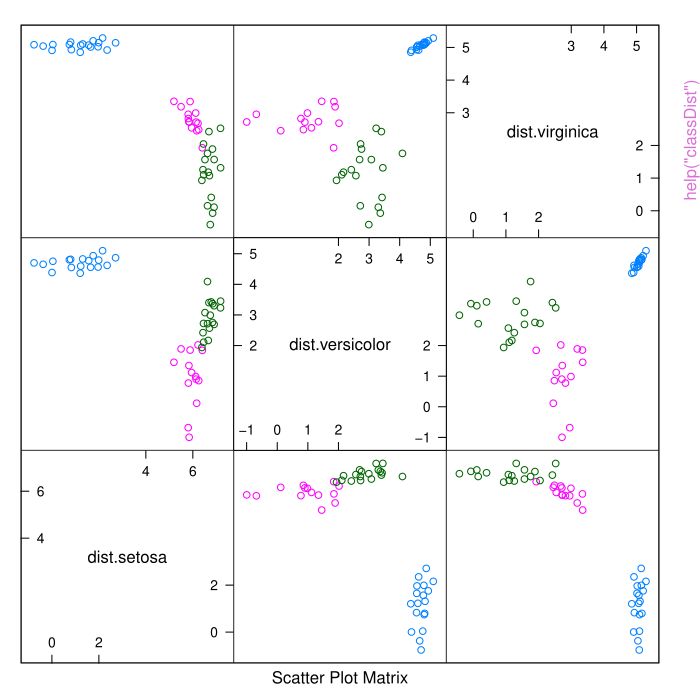

Recreate this plot in R.
pkgname <- "caret"
source(file.path(R.home("share"), "R", "examples-header.R"))
options(warn = 1)
library('caret')

base::assign(".oldSearch", base::search(), pos = 'CheckExEnv')
cleanEx()
nameEx("BoxCoxTrans")
### * BoxCoxTrans

flush(stderr()); flush(stdout())

### Name: BoxCoxTrans.default
### Title: Box-Cox and Exponential Transformations
### Aliases: BoxCoxTrans.default BoxCoxTrans predict.BoxCoxTrans
###   expoTrans.default expoTrans predict.expoTrans
### Keywords: utilities

### ** Examples

data(BloodBrain)

ratio <- exp(logBBB)
bc <- BoxCoxTrans(ratio)
bc

predict(bc, ratio[1:5])

ratio[5] <- NA
bc2 <- BoxCoxTrans(ratio, bbbDescr$tpsa, na.rm = TRUE)
bc2

manly <- expoTrans(ratio)
manly





cleanEx()
nameEx("as.table.confusionMatrix")
### * as.table.confusionMatrix

flush(stderr()); flush(stdout())

### Name: as.table.confusionMatrix
### Title: Save Confusion Table Results
### Aliases: as.table.confusionMatrix as.matrix.confusionMatrix
### Keywords: utilities

### ** Examples

###################
## 2 class example

lvs <- c("normal", "abnormal")
truth <- factor(rep(lvs, times = c(86, 258)),
                levels = rev(lvs))
pred <- factor(
               c(
                 rep(lvs, times = c(54, 32)),
                 rep(lvs, times = c(27, 231))),               
               levels = rev(lvs))

xtab <- table(pred, truth)

results <- confusionMatrix(xtab)
as.table(results)
as.matrix(results)
as.matrix(results, what = "overall")
as.matrix(results, what = "classes")
  
###################
## 3 class example

xtab <- confusionMatrix(iris$Species, sample(iris$Species))
as.matrix(xtab)



cleanEx()
nameEx("avNNet")
### * avNNet

flush(stderr()); flush(stdout())

### Name: avNNet.default
### Title: Neural Networks Using Model Averaging
### Aliases: avNNet.default predict.avNNet avNNet.formula avNNet
### Keywords: neural

### ** Examples

data(BloodBrain)
## Not run: 
##D modelFit <- avNNet(bbbDescr, logBBB, size = 5, linout = TRUE, trace = FALSE)
##D modelFit
##D 
##D predict(modelFit, bbbDescr)
## End(Not run)



cleanEx()
nameEx("bag")
### * bag

flush(stderr()); flush(stdout())

### Name: bag.default
### Title: A General Framework For Bagging
### Aliases: bag.default bag bagControl predict.bag ldaBag plsBag nbBag
###   ctreeBag svmBag nnetBag
### Keywords: models

### ** Examples

## A simple example of bagging conditional inference regression trees:
data(BloodBrain)

## treebag <- bag(bbbDescr, logBBB, B = 10,
##                bagControl = bagControl(fit = ctreeBag$fit,
##                                        predict = ctreeBag$pred,
##                                        aggregate = ctreeBag$aggregate))




## An example of pooling posterior probabilities to generate class predictions
data(mdrr)

## remove some zero variance predictors and linear dependencies
mdrrDescr <- mdrrDescr[, -nearZeroVar(mdrrDescr)]
mdrrDescr <- mdrrDescr[, -findCorrelation(cor(mdrrDescr), .95)]

## basicLDA <- train(mdrrDescr, mdrrClass, "lda")

## bagLDA2 <- train(mdrrDescr, mdrrClass, 
##                  "bag", 
##                  B = 10, 
##                  bagControl = bagControl(fit = ldaBag$fit,
##                                          predict = ldaBag$pred,
##                                          aggregate = ldaBag$aggregate),
##                  tuneGrid = data.frame(vars = c((1:10)*10 , ncol(mdrrDescr))))



cleanEx()
nameEx("bagEarth")
### * bagEarth

flush(stderr()); flush(stdout())

### Name: bagEarth
### Title: Bagged Earth
### Aliases: bagEarth print.bagEarth bagEarth.default bagEarth.formula
### Keywords: regression

### ** Examples

## Not run: 
##D library(mda)
##D library(earth)
##D data(trees)
##D fit1 <- earth(trees[,-3], trees[,3])
##D fit2 <- bagEarth(trees[,-3], trees[,3], B = 10)
## End(Not run)



cleanEx()
nameEx("bagFDA")
### * bagFDA

flush(stderr()); flush(stdout())

### Name: bagFDA
### Title: Bagged FDA
### Aliases: bagFDA print.bagFDA bagFDA.default bagFDA.formula
### Keywords: regression

### ** Examples

library(mlbench)
library(earth)
data(Glass)

set.seed(36)
inTrain <- sample(1:dim(Glass)[1], 150)

trainData <- Glass[ inTrain, ]
testData  <- Glass[-inTrain, ]


baggedFit <- bagFDA(Type ~ ., trainData)
confusionMatrix(predict(baggedFit, testData[, -10]),
                testData[, 10])




cleanEx()
nameEx("calibration")
### * calibration

flush(stderr()); flush(stdout())

### Name: calibration
### Title: Probability Calibration Plot
### Aliases: calibration calibration.formula calibration.default
###   xyplot.calibration panel.calibration
### Keywords: hplot

### ** Examples

## Not run: 
##D data(mdrr)
##D mdrrDescr <- mdrrDescr[, -nearZeroVar(mdrrDescr)]
##D mdrrDescr <- mdrrDescr[, -findCorrelation(cor(mdrrDescr), .5)]
##D 
##D 
##D inTrain <- createDataPartition(mdrrClass)
##D trainX <- mdrrDescr[inTrain[[1]], ]
##D trainY <- mdrrClass[inTrain[[1]]]
##D testX <- mdrrDescr[-inTrain[[1]], ]
##D testY <- mdrrClass[-inTrain[[1]]]
##D 
##D library(MASS)
##D 
##D ldaFit <- lda(trainX, trainY)
##D qdaFit <- qda(trainX, trainY)
##D 
##D testProbs <- data.frame(obs = testY,
##D                         lda = predict(ldaFit, testX)$posterior[,1],
##D                         qda = predict(qdaFit, testX)$posterior[,1])
##D 
##D calibration(obs ~ lda + qda, data = testProbs)
##D 
##D calPlotData <- calibration(obs ~ lda + qda, data = testProbs)
##D calPlotData
##D 
##D xyplot(calPlotData, auto.key = list(columns = 2))
## End(Not run)



cleanEx()
nameEx("classDist")
### * classDist

flush(stderr()); flush(stdout())

### Name: classDist
### Title: Compute and predict the distances to class centroids
### Aliases: classDist.default classDist predict.classDist
### Keywords: manip

### ** Examples

trainSet <- sample(1:150, 100)

distData <- classDist(iris[trainSet, 1:4], 
                      iris$Species[trainSet])

newDist <- predict(distData,
                   iris[-trainSet, 1:4])

splom(newDist, groups = iris$Species[-trainSet])



cleanEx()
nameEx("confusionMatrix")
### * confusionMatrix

flush(stderr()); flush(stdout())

### Name: confusionMatrix
### Title: Create a confusion matrix
### Aliases: confusionMatrix.table confusionMatrix.default confusionMatrix
### Keywords: utilities

### ** Examples

###################
## 2 class example

lvs <- c("normal", "abnormal")
truth <- factor(rep(lvs, times = c(86, 258)),
                levels = rev(lvs))
pred <- factor(
               c(
                 rep(lvs, times = c(54, 32)),
                 rep(lvs, times = c(27, 231))),               
               levels = rev(lvs))

xtab <- table(pred, truth)

confusionMatrix(xtab)
confusionMatrix(pred, truth)
confusionMatrix(xtab, prevalence = 0.25)   

###################
## 3 class example

confusionMatrix(iris$Species, sample(iris$Species))

newPrior <- c(.05, .8, .15)
names(newPrior) <- levels(iris$Species)

confusionMatrix(iris$Species, sample(iris$Species))




cleanEx()
nameEx("confusionMatrix.train")
### * confusionMatrix.train

flush(stderr()); flush(stdout())

### Name: confusionMatrix.train
### Title: Estimate a Resampled Confusion Matrix
### Aliases: confusionMatrix.train confusionMatrix.rfe confusionMatrix.sbf
### Keywords: utilities

### ** Examples


data(iris)
TrainData <- iris[,1:4]
TrainClasses <- iris[,5]

knnFit <- train(TrainData, TrainClasses,
                method = "knn",
                preProcess = c("center", "scale"),
                tuneLength = 10,
                trControl = trainControl(method = "cv"))
confusionMatrix(knnFit)
confusionMatrix(knnFit, "average")
confusionMatrix(knnFit, "none")




cleanEx()
nameEx("createDataPartition")
### * createDataPartition

flush(stderr()); flush(stdout())

### Name: createDataPartition
### Title: Data Splitting functions
### Aliases: createDataPartition createResample createFolds
###   createMultiFolds createTimeSlices
### Keywords: utilities

### ** Examples

data(oil)
createDataPartition(oilType, 2)

x <- rgamma(50, 3, .5)
inA <- createDataPartition(x, list = FALSE)

plot(density(x[inA]))
rug(x[inA])

points(density(x[-inA]), type = "l", col = 4)
rug(x[-inA], col = 4)

createResample(oilType, 2)

createFolds(oilType, 10)
createFolds(oilType, 5, FALSE)

createFolds(rnorm(21))

createTimeSlices(1:9, 5, 1, fixedWindow = FALSE)
createTimeSlices(1:9, 5, 1, fixedWindow = TRUE)
createTimeSlices(1:9, 5, 3, fixedWindow = TRUE)
createTimeSlices(1:9, 5, 3, fixedWindow = FALSE)

createTimeSlices(1:15, 5, 3)
createTimeSlices(1:15, 5, 3, skip = 2)
createTimeSlices(1:15, 5, 3, skip = 3)



cleanEx()
nameEx("diff.resamples")
### * diff.resamples

flush(stderr()); flush(stdout())

### Name: diff.resamples
### Title: Inferential Assessments About Model Performance
### Aliases: diff.resamples summary.diff.resamples compare_models
### Keywords: models

### ** Examples

## Not run: 
##D #load(url("http://topepo.github.io/caret/exampleModels.RData"))
##D 
##D resamps <- resamples(list(CART = rpartFit,
##D                           CondInfTree = ctreeFit,
##D                           MARS = earthFit))
##D 
##D difs <- diff(resamps)
##D 
##D difs
##D 
##D summary(difs)
##D 
##D compare_models(rpartFit, ctreeFit)
## End(Not run)



cleanEx()
nameEx("dotplot.varImp.train")
### * dotplot.varImp.train

flush(stderr()); flush(stdout())

### Name: dotPlot
### Title: Create a dotplot of variable importance values
### Aliases: dotPlot
### Keywords: hplot

### ** Examples


data(iris)
TrainData <- iris[,1:4]
TrainClasses <- iris[,5]

knnFit <- train(TrainData, TrainClasses, "knn")

knnImp <- varImp(knnFit)

dotPlot(knnImp)




cleanEx()
nameEx("downSample")
### * downSample

flush(stderr()); flush(stdout())

### Name: downSample
### Title: Down- and Up-Sampling Imbalanced Data
### Aliases: downSample upSample
### Keywords: utilities

### ** Examples

## A ridiculous example...
data(oil)
table(oilType)
downSample(fattyAcids, oilType)

upSample(fattyAcids, oilType)




cleanEx()
nameEx("dummyVars")
### * dummyVars

flush(stderr()); flush(stdout())

### Name: dummyVars
### Title: Create A Full Set of Dummy Variables
### Aliases: dummyVars dummyVars.default predict.dummyVars contr.dummy
###   contr.ltfr class2ind
### Keywords: models

### ** Examples


when <- data.frame(time = c("afternoon", "night", "afternoon",
                            "morning", "morning", "morning",
                            "morning", "afternoon", "afternoon"),
                   day = c("Mon", "Mon", "Mon",
                           "Wed", "Wed", "Fri",
                           "Sat", "Sat", "Fri"))

levels(when$time) <- list(morning="morning",
                          afternoon="afternoon",
                          night="night")
levels(when$day) <- list(Mon="Mon", Tue="Tue", Wed="Wed", Thu="Thu",
                         Fri="Fri", Sat="Sat", Sun="Sun")

## Default behavior:
model.matrix(~day, when)

mainEffects <- dummyVars(~ day + time, data = when)
mainEffects
predict(mainEffects, when[1:3,])

when2 <- when
when2[1, 1] <- NA
predict(mainEffects, when2[1:3,])
predict(mainEffects, when2[1:3,], na.action = na.omit)


interactionModel <- dummyVars(~ day + time + day:time,
                              data = when,
                              sep = ".")
predict(interactionModel, when[1:3,])

noNames <- dummyVars(~ day + time + day:time,
                     data = when,
                     levelsOnly = TRUE)
predict(noNames, when)



cleanEx()
nameEx("extractPrediction")
### * extractPrediction

flush(stderr()); flush(stdout())

### Name: predict.train
### Title: Extract predictions and class probabilities from train objects
### Aliases: predict.list predict.train extractPrediction extractProb
### Keywords: manip

### ** Examples

   ## Not run: 
##D 
##D knnFit <- train(Species ~ ., data = iris, method = "knn", 
##D                 trControl = trainControl(method = "cv"))
##D 
##D rdaFit <- train(Species ~ ., data = iris, method = "rda", 
##D                 trControl = trainControl(method = "cv"))
##D 
##D predict(knnFit)
##D predict(knnFit, type = "prob")
##D 
##D bothModels <- list(knn = knnFit,
##D                    tree = rdaFit)
##D 
##D predict(bothModels)
##D 
##D extractPrediction(bothModels, testX = iris[1:10, -5])
##D extractProb(bothModels, testX = iris[1:10, -5])
##D   
## End(Not run)



cleanEx()
nameEx("featurePlot")
### * featurePlot

flush(stderr()); flush(stdout())

### Name: featurePlot
### Title: Wrapper for Lattice Plotting of Predictor Variables
### Aliases: featurePlot
### Keywords: hplot

### ** Examples

x <- matrix(rnorm(50*5),ncol=5)
y <- factor(rep(c("A", "B"),  25))

trellis.par.set(theme = col.whitebg(), warn = FALSE)
featurePlot(x, y, "ellipse")
featurePlot(x, y, "strip", jitter = TRUE)
featurePlot(x, y, "box")
featurePlot(x, y, "pairs")



cleanEx()
nameEx("filterVarImp")
### * filterVarImp

flush(stderr()); flush(stdout())

### Name: filterVarImp
### Title: Calculation of filter-based variable importance
### Aliases: filterVarImp
### Keywords: models

### ** Examples

data(mdrr)
filterVarImp(mdrrDescr[, 1:5], mdrrClass)

data(BloodBrain)

filterVarImp(bbbDescr[, 1:5], logBBB, nonpara = FALSE)
apply(bbbDescr[, 1:5],
      2,
      function(x, y) summary(lm(y~x))$coefficients[2,3],
      y = logBBB)

filterVarImp(bbbDescr[, 1:5], logBBB, nonpara = TRUE)



cleanEx()
nameEx("findCorrelation")
### * findCorrelation

flush(stderr()); flush(stdout())

### Name: findCorrelation
### Title: Determine highly correlated variables
### Aliases: findCorrelation
### Keywords: manip

### ** Examples

R1 <- structure(c(1, 0.86, 0.56, 0.32, 0.85, 0.86, 1, 0.01, 0.74, 0.32, 
                  0.56, 0.01, 1, 0.65, 0.91, 0.32, 0.74, 0.65, 1, 0.36,
                  0.85, 0.32, 0.91, 0.36, 1), 
                .Dim = c(5L, 5L))
colnames(R1) <- rownames(R1) <- paste0("x", 1:ncol(R1))
R1

findCorrelation(R1, cutoff = .6, exact = FALSE)
findCorrelation(R1, cutoff = .6, exact = TRUE)
findCorrelation(R1, cutoff = .6, exact = TRUE, names = FALSE)


R2 <- diag(rep(1, 5))
R2[2, 3] <- R2[3, 2] <- .7
R2[5, 3] <- R2[3, 5] <- -.7
R2[4, 1] <- R2[1, 4] <- -.67

corrDF <- expand.grid(row = 1:5, col = 1:5)
corrDF$correlation <- as.vector(R2)
levelplot(correlation ~ row + col, corrDF)

findCorrelation(R2, cutoff = .65, verbose = TRUE)

findCorrelation(R2, cutoff = .99, verbose = TRUE)



cleanEx()
nameEx("findLinearCombos")
### * findLinearCombos

flush(stderr()); flush(stdout())

### Name: findLinearCombos
### Title: Determine linear combinations in a matrix
### Aliases: findLinearCombos
### Keywords: manip

### ** Examples

testData1 <- matrix(0, nrow=20, ncol=8)
testData1[,1] <- 1
testData1[,2] <- round(rnorm(20), 1)
testData1[,3] <- round(rnorm(20), 1)
testData1[,4] <- round(rnorm(20), 1)
testData1[,5] <- 0.5 * testData1[,2] - 0.25 * testData1[,3] - 0.25 * testData1[,4]
testData1[1:4,6] <- 1
testData1[5:10,7] <- 1
testData1[11:20,8] <- 1

findLinearCombos(testData1)

testData2 <- matrix(0, nrow=6, ncol=6)
testData2[,1] <- c(1, 1, 1, 1, 1, 1)
testData2[,2] <- c(1, 1, 1, 0, 0, 0)
testData2[,3] <- c(0, 0, 0, 1, 1, 1)
testData2[,4] <- c(1, 0, 0, 1, 0, 0)
testData2[,5] <- c(0, 1, 0, 0, 1, 0)
testData2[,6] <- c(0, 0, 1, 0, 0, 1)

findLinearCombos(testData2)



cleanEx()
nameEx("format.bagEarth")
### * format.bagEarth

flush(stderr()); flush(stdout())

### Name: format.bagEarth
### Title: Format 'bagEarth' objects
### Aliases: format.bagEarth
### Keywords: models

### ** Examples

a <- bagEarth(Volume ~ ., data = trees, B= 3)
format(a)

# yields:
# (
#   31.61075 
#   +  6.587273 * pmax(0,  Girth -   14.2) 
#   -  3.229363 * pmax(0,   14.2 -  Girth) 
#   - 0.3167140 * pmax(0,     79 - Height) 
#   +
#    22.80225 
#   +  5.309866 * pmax(0,  Girth -     12) 
#   -  2.378658 * pmax(0,     12 -  Girth) 
#   +  0.793045 * pmax(0, Height -     80) 
#   - 0.3411915 * pmax(0,     80 - Height) 
#   +
#    31.39772 
#   +   6.18193 * pmax(0,  Girth -   14.2) 
#   -  3.660456 * pmax(0,   14.2 -  Girth) 
#   + 0.6489774 * pmax(0, Height -     80) 
# )/3




cleanEx()
nameEx("ga_functions")
### * ga_functions

flush(stderr()); flush(stdout())

### Name: gafs_initial
### Title: Ancillary genetic algorithm functions
### Aliases: gafs_initial gafs_lrSelection gafs_rwSelection
###   gafs_tourSelection gafs_uCrossover gafs_spCrossover gafs_raMutation
###   caretGA rfGA treebagGA

### ** Examples

pop <- gafs_initial(vars = 10, popSize = 10)
pop

gafs_lrSelection(population = pop, fitness = 1:10)

gafs_spCrossover(population = pop, fitness = 1:10, parents = 1:2)


## Not run: 
##D ## Hypothetical examples
##D lda_ga <- gafs(x = predictors,
##D                y = classes,
##D                gafsControl = gafsControl(functions = caretGA),
##D                ## now pass arguments to `train`
##D                method = "lda",
##D                metric = "Accuracy"
##D                trControl = trainControl(method = "cv", classProbs = TRUE))
##D 
##D rf_ga <- gafs(x = predictors,
##D               y = classes,
##D               gafsControl = gafsControl(functions = rfGA),
##D               ## these are arguments to `randomForest`
##D               ntree = 1000,
##D               importance = TRUE)
##D 	
## End(Not run)




cleanEx()
nameEx("gafs.default")
### * gafs.default

flush(stderr()); flush(stdout())

### Name: gafs.default
### Title: Genetic algorithm feature selection
### Aliases: gafs.default gafs
### Keywords: models

### ** Examples

## Not run: 
##D set.seed(1)
##D train_data <- twoClassSim(100, noiseVars = 10)
##D test_data  <- twoClassSim(10,  noiseVars = 10)
##D 
##D ## A short example 
##D ctrl <- gafsControl(functions = rfGA, 
##D                     method = "cv",
##D                     number = 3)
##D 
##D rf_search <- gafs(x = train_data[, -ncol(train_data)],
##D                   y = train_data$Class,
##D                   iters = 3,
##D                   gafsControl = ctrl)
##D 
##D rf_search  
##D   
## End(Not run)



cleanEx()
nameEx("icr")
### * icr

flush(stderr()); flush(stdout())

### Name: icr.formula
### Title: Independent Component Regression
### Aliases: icr.formula icr.default icr predict.icr
### Keywords: multivariate

### ** Examples

data(BloodBrain)

icrFit <- icr(bbbDescr, logBBB, n.comp = 5)

icrFit

predict(icrFit, bbbDescr[1:5,])






cleanEx()
nameEx("index2vec")
### * index2vec

flush(stderr()); flush(stdout())

### Name: index2vec
### Title: Convert indicies to a binary vector
### Aliases: index2vec

### ** Examples

index2vec(x = 1:2, vars = 5)
index2vec(x = 1:2, vars = 5, sign = TRUE)



cleanEx()
nameEx("knn3")
### * knn3

flush(stderr()); flush(stdout())

### Name: knn3
### Title: k-Nearest Neighbour Classification
### Aliases: knn3 knn3.formula knn3.matrix knn3.data.frame knn3Train
### Keywords: multivariate

### ** Examples

irisFit1 <- knn3(Species ~ ., iris)

irisFit2 <- knn3(as.matrix(iris[, -5]), iris[,5])

data(iris3)
train <- rbind(iris3[1:25,,1], iris3[1:25,,2], iris3[1:25,,3])
test <- rbind(iris3[26:50,,1], iris3[26:50,,2], iris3[26:50,,3])
cl <- factor(c(rep("s",25), rep("c",25), rep("v",25)))
knn3Train(train, test, cl, k = 5, prob = TRUE) 



cleanEx()
nameEx("knnreg")
### * knnreg

flush(stderr()); flush(stdout())

### Name: knnreg
### Title: k-Nearest Neighbour Regression
### Aliases: knnreg knnregTrain knnreg.formula knnreg.default knnreg.matrix
###   knnreg.data.frame knnreg
### Keywords: multivariate

### ** Examples

data(BloodBrain)

inTrain <- createDataPartition(logBBB, p = .8)[[1]]

trainX <- bbbDescr[inTrain,]
trainY <- logBBB[inTrain]

testX <- bbbDescr[-inTrain,]
testY <- logBBB[-inTrain]

fit <- knnreg(trainX, trainY, k = 3)

plot(testY, predict(fit, testX))   



cleanEx()
nameEx("lattice")
### * lattice

flush(stderr()); flush(stdout())

### Name: histogram.train
### Title: Lattice functions for plotting resampling results
### Aliases: stripplot.train xyplot.train densityplot.train histogram.train
### Keywords: hplot

### ** Examples

## Not run: 
##D 
##D library(mlbench)
##D data(BostonHousing)
##D 
##D library(rpart)
##D rpartFit <- train(medv ~ .,
##D                   data = BostonHousing,
##D                   "rpart", 
##D                   tuneLength = 9,
##D                   trControl = trainControl(
##D                     method = "boot", 
##D                     returnResamp = "all"))
##D 
##D densityplot(rpartFit,
##D             adjust = 1.25)
##D 
##D xyplot(rpartFit,
##D        metric = "Rsquared",
##D        type = c("p", "a"))
##D 
##D stripplot(rpartFit,
##D           horizontal = FALSE,
##D           jitter = TRUE)
##D 
## End(Not run)



cleanEx()
nameEx("lattice.diff.resamples")
### * lattice.diff.resamples

flush(stderr()); flush(stdout())

### Name: dotplot.diff.resamples
### Title: Lattice Functions for Visualizing Resampling Differences
### Aliases: levelplot.diff.resamples densityplot.diff.resamples
###   bwplot.diff.resamples dotplot.diff.resamples
### Keywords: hplot

### ** Examples

## Not run: 
##D #load(url("http://topepo.github.io/caret/exampleModels.RData"))
##D 
##D resamps <- resamples(list(CART = rpartFit,
##D                           CondInfTree = ctreeFit,
##D                           MARS = earthFit))
##D difs <- diff(resamps)
##D 
##D dotplot(difs)
##D 
##D densityplot(difs,
##D             metric = "RMSE",
##D             auto.key = TRUE,
##D             pch = "|")
##D 
##D bwplot(difs,
##D        metric = "RMSE")
##D 
##D levelplot(difs, what = "differences")
##D 
## End(Not run)



cleanEx()
nameEx("lattice.resamples")
### * lattice.resamples

flush(stderr()); flush(stdout())

### Name: xyplot.resamples
### Title: Lattice Functions for Visualizing Resampling Results
### Aliases: xyplot.resamples densityplot.resamples bwplot.resamples
###   splom.resamples parallelplot.resamples dotplot.resamples
### Keywords: hplot

### ** Examples

## Not run: 
##D #load(url("http://topepo.github.io/caret/exampleModels.RData"))
##D 
##D resamps <- resamples(list(CART = rpartFit,
##D                           CondInfTree = ctreeFit,
##D                           MARS = earthFit))
##D 
##D dotplot(resamps, 
##D         scales =list(x = list(relation = "free")), 
##D         between = list(x = 2))
##D 
##D bwplot(resamps,
##D        metric = "RMSE")
##D 
##D densityplot(resamps,
##D             auto.key = list(columns = 3),
##D             pch = "|")
##D 
##D xyplot(resamps,
##D        models = c("CART", "MARS"),
##D        metric = "RMSE")
##D 
##D splom(resamps, metric = "RMSE")
##D splom(resamps, variables = "metrics")
##D 
##D parallelplot(resamps, metric = "RMSE")
##D 
##D 
## End(Not run)



cleanEx()
nameEx("lattice.rfe")
### * lattice.rfe

flush(stderr()); flush(stdout())

### Name: lattice.rfe
### Title: Lattice functions for plotting resampling results of recursive
###   feature selection
### Aliases: xyplot.rfe stripplot.rfe densityplot.rfe histogram.rfe
### Keywords: hplot

### ** Examples

## Not run: 
##D library(mlbench)
##D n <- 100
##D p <- 40
##D sigma <- 1
##D set.seed(1)
##D sim <- mlbench.friedman1(n, sd = sigma)
##D x <- cbind(sim$x,  matrix(rnorm(n * p), nrow = n))
##D y <- sim$y
##D colnames(x) <- paste("var", 1:ncol(x), sep = "")
##D 
##D normalization <- preProcess(x)
##D x <- predict(normalization, x)
##D x <- as.data.frame(x)
##D subsets <- c(10, 15, 20, 25)
##D 
##D ctrl <- rfeControl(
##D                    functions = lmFuncs,
##D                    method = "cv",
##D                    verbose = FALSE,
##D                    returnResamp = "all")
##D 
##D lmProfile <- rfe(x, y,
##D                  sizes = subsets,
##D                  rfeControl = ctrl)
##D xyplot(lmProfile)
##D stripplot(lmProfile)
##D 
##D histogram(lmProfile)
##D densityplot(lmProfile)
## End(Not run)



cleanEx()
nameEx("learning_curve")
### * learning_curve

flush(stderr()); flush(stdout())

### Name: learing_curve_dat
### Title: Create Data to Plot a Learning Curve
### Aliases: learing_curve_dat
### Keywords: models

### ** Examples

## Not run: 
##D set.seed(1412)
##D class_dat <- twoClassSim(1000)
##D 
##D set.seed(29510)
##D lda_data <- learing_curve_dat(dat = class_dat, 
##D                               outcome = "Class",
##D                               test_prop = 1/4, 
##D                               ## `train` arguments:
##D                               method = "lda", 
##D                               metric = "ROC",
##D                               trControl = trainControl(classProbs = TRUE, 
##D                                                        summaryFunction = twoClassSummary))
##D 
##D 
##D 
##D ggplot(lda_data, aes(x = Training_Size, y = ROC, color = Data)) + 
##D   geom_smooth(method = loess, span = .8) + 
##D   theme_bw()
##D  
## End(Not run)



cleanEx()
nameEx("lift")
### * lift

flush(stderr()); flush(stdout())

### Name: lift
### Title: Lift Plot
### Aliases: lift lift.formula lift.default xyplot.lift
### Keywords: hplot

### ** Examples

set.seed(1)
simulated <- data.frame(obs = factor(rep(letters[1:2], each = 100)),
                        perfect = sort(runif(200), decreasing = TRUE),
                        random = runif(200))

lift1 <- lift(obs ~ random, data = simulated)
lift1
xyplot(lift1)

lift2 <- lift(obs ~ random + perfect, data = simulated)
lift2
xyplot(lift2, auto.key = list(columns = 2))

xyplot(lift2, auto.key = list(columns = 2), value = c(10, 30))

xyplot(lift2, plot = "lift", auto.key = list(columns = 2))



cleanEx()
nameEx("maxDissim")
### * maxDissim

flush(stderr()); flush(stdout())

### Name: maxDissim
### Title: Maximum Dissimilarity Sampling
### Aliases: maxDissim minDiss sumDiss
### Keywords: utilities

### ** Examples


example <- function(pct = 1, obj = minDiss, ...)
{
  tmp <- matrix(rnorm(200 * 2), nrow = 200)

  ## start with 15 data points
  start <- sample(1:dim(tmp)[1], 15)
  base <- tmp[start,]
  pool <- tmp[-start,]
  
  ## select 9 for addition
  newSamp <- maxDissim(
                       base, pool, 
                       n = 9, 
                       randomFrac = pct, obj = obj, ...)
  
  allSamp <- c(start, newSamp)
  
  plot(
       tmp[-newSamp,], 
       xlim = extendrange(tmp[,1]), ylim = extendrange(tmp[,2]), 
       col = "darkgrey", 
       xlab = "variable 1", ylab = "variable 2")
  points(base, pch = 16, cex = .7)
  
  for(i in seq(along = newSamp))
    points(
           pool[newSamp[i],1], 
           pool[newSamp[i],2], 
           pch = paste(i), col = "darkred") 
}

par(mfrow=c(2,2))

set.seed(414)
example(1, minDiss)
title("No Random Sampling, Min Score")

set.seed(414)
example(.1, minDiss)
title("10 Pct Random Sampling, Min Score")

set.seed(414)
example(1, sumDiss)
title("No Random Sampling, Sum Score")

set.seed(414)
example(.1, sumDiss)
title("10 Pct Random Sampling, Sum Score")



graphics::par(get("par.postscript", pos = 'CheckExEnv'))
cleanEx()
nameEx("modelLookup")
### * modelLookup

flush(stderr()); flush(stdout())

### Name: modelLookup
### Title: Tools for Models Available in 'train'
### Aliases: modelLookup getModelInfo checkInstall
### Keywords: utilities

### ** Examples

modelLookup()
modelLookup("gbm")

getModelInfo("pls")
getModelInfo("^pls")
getModelInfo("pls", regex = FALSE)

## Not run: 
##D checkInstall(getModelInfo("pls")$library)
## End(Not run)



cleanEx()
nameEx("nearZeroVar")
### * nearZeroVar

flush(stderr()); flush(stdout())

### Name: nearZeroVar
### Title: Identification of near zero variance predictors
### Aliases: nearZeroVar nzv checkResamples checkConditionalX
### Keywords: utilities

### ** Examples

nearZeroVar(iris[, -5], saveMetrics = TRUE)

data(BloodBrain)
nearZeroVar(bbbDescr)


set.seed(1)
classes <- factor(rep(letters[1:3], each = 30))
x <- data.frame(x1 = rep(c(0, 1), 45),
                x2 = c(rep(0, 10), rep(1, 80)))

lapply(x, table, y = classes)
checkConditionalX(x, classes)

folds <- createFolds(classes, k = 3, returnTrain = TRUE)
x$x3 <- x$x1
x$x3[folds[[1]]] <- 0

checkResamples(folds, x, classes)





cleanEx()
nameEx("nullModel")
### * nullModel

flush(stderr()); flush(stdout())

### Name: nullModel
### Title: Fit a simple, non-informative model
### Aliases: nullModel nullModel.default predict.nullModel
### Keywords: models

### ** Examples

outcome <- factor(sample(letters[1:2], 
                         size = 100, 
                         prob = c(.1, .9), 
                         replace = TRUE))
useless <- nullModel(y = outcome)
useless
predict(useless, matrix(NA, nrow = 10))




cleanEx()
nameEx("panel.lift")
### * panel.lift

flush(stderr()); flush(stdout())

### Name: panel.lift2
### Title: Lattice Panel Functions for Lift Plots
### Aliases: panel.lift panel.lift2
### Keywords: hplot

### ** Examples

set.seed(1)
simulated <- data.frame(obs = factor(rep(letters[1:2], each = 100)),
                        perfect = sort(runif(200), decreasing = TRUE),
                        random = runif(200))

regionInfo <- trellis.par.get("reference.line")
regionInfo$col <- "lightblue"
trellis.par.set("reference.line", regionInfo)

lift2 <- lift(obs ~ random + perfect, data = simulated)
lift2
xyplot(lift2, auto.key = list(columns = 2))

## use a different panel function
xyplot(lift2, panel = panel.lift)



cleanEx()
nameEx("pcaNNet")
### * pcaNNet

flush(stderr()); flush(stdout())

### Name: pcaNNet.default
### Title: Neural Networks with a Principal Component Step
### Aliases: pcaNNet.default predict.pcaNNet pcaNNet.formula pcaNNet
### Keywords: neural

### ** Examples

data(BloodBrain)
modelFit <- pcaNNet(bbbDescr[, 1:10], logBBB, size = 5, linout = TRUE, trace = FALSE)
modelFit

predict(modelFit, bbbDescr[, 1:10])



cleanEx()
nameEx("plot.gafs")
### * plot.gafs

flush(stderr()); flush(stdout())

### Name: plot.gafs
### Title: Plot Method for the gafs and safs Classes
### Aliases: plot.safs plot.gafs
### Keywords: hplot

### ** Examples

## Not run: 
##D set.seed(1)
##D train_data <- twoClassSim(100, noiseVars = 10)
##D test_data  <- twoClassSim(10,  noiseVars = 10)
##D 
##D ## A short example 
##D ctrl <- safsControl(functions = rfSA, 
##D                     method = "cv",
##D                     number = 3)
##D 
##D rf_search <- safs(x = train_data[, -ncol(train_data)],
##D                   y = train_data$Class,
##D                   iters = 50,
##D                   safsControl = ctrl)
##D 
##D plot(rf_search)
##D plot(rf_search, 
##D 	 output = "lattice", 
##D 	 auto.key = list(columns = 2))
##D 
##D plot_data <- plot(rf_search, output = "data")   
##D summary(plot_data)                 
##D     
## End(Not run)



cleanEx()
nameEx("plot.rfe")
### * plot.rfe

flush(stderr()); flush(stdout())

### Name: plot.rfe
### Title: Plot RFE Performance Profiles
### Aliases: plot.rfe ggplot.rfe
### Keywords: hplot

### ** Examples

## Not run: 
##D data(BloodBrain)
##D 
##D x <- scale(bbbDescr[,-nearZeroVar(bbbDescr)])
##D x <- x[, -findCorrelation(cor(x), .8)]
##D x <- as.data.frame(x)
##D 
##D set.seed(1)
##D lmProfile <- rfe(x, logBBB,
##D                  sizes = c(2:25, 30, 35, 40, 45, 50, 55, 60, 65),
##D                  rfeControl = rfeControl(functions = lmFuncs, 
##D                                          number = 200))
##D plot(lmProfile)
##D plot(lmProfile, metric = "Rsquared")
##D ggplot(lmProfile)
## End(Not run)



cleanEx()
nameEx("plot.train")
### * plot.train

flush(stderr()); flush(stdout())

### Name: plot.train
### Title: Plot Method for the train Class
### Aliases: plot.train ggplot.train
### Keywords: hplot

### ** Examples


## Not run: 
##D library(klaR)
##D rdaFit <- train(Species ~ .,
##D                 data = iris, 
##D                 method = "rda", 
##D                 control = trainControl(method = "cv"))
##D plot(rdaFit)
##D plot(rdaFit, plotType = "level")
##D 
##D ggplot(rdaFit) + theme_bw()
##D 
## End(Not run)
 


cleanEx()
nameEx("plotClassProbs")
### * plotClassProbs

flush(stderr()); flush(stdout())

### Name: plotClassProbs
### Title: Plot Predicted Probabilities in Classification Models
### Aliases: plotClassProbs
### Keywords: hplot

### ** Examples

## Not run: 
##D data(mdrr)
##D set.seed(90)
##D inTrain <- createDataPartition(mdrrClass, p = .5)[[1]]
##D 
##D trainData <- mdrrDescr[inTrain,1:20]
##D testData <- mdrrDescr[-inTrain,1:20]
##D 
##D trainY <- mdrrClass[inTrain]
##D testY <- mdrrClass[-inTrain]
##D 
##D ctrl <- trainControl(method = "cv")
##D 
##D nbFit1 <- train(trainData, trainY, "nb",
##D                 trControl = ctrl,
##D                 tuneGrid = data.frame(usekernel = TRUE, fL = 0))
##D 
##D nbFit2 <- train(trainData, trainY, "nb",
##D                 trControl = ctrl,
##D                 tuneGrid = data.frame(usekernel = FALSE, fL = 0))
##D 
##D 
##D models <- list(para = nbFit2, nonpara = nbFit1)
##D 
##D predProbs <- extractProb(models, testX = testData,  testY = testY)
##D 
##D plotClassProbs(predProbs, useObjects = TRUE)
##D plotClassProbs(predProbs,
##D                subset = object == "para" & dataType == "Test")
##D plotClassProbs(predProbs,
##D                useObjects = TRUE,
##D                plotType = "densityplot",
##D                auto.key = list(columns = 2))
## End(Not run)





cleanEx()
nameEx("plotObsVsPred")
### * plotObsVsPred

flush(stderr()); flush(stdout())

### Name: plotObsVsPred
### Title: Plot Observed versus Predicted Results in Regression and
###   Classification Models
### Aliases: plotObsVsPred
### Keywords: hplot

### ** Examples

## Not run: 
##D # regression example
##D data(BostonHousing)
##D rpartFit <- train(BostonHousing[1:100, -c(4, 14)], 
##D                   BostonHousing$medv[1:100], 
##D                   "rpart", tuneLength = 9)
##D plsFit <- train(BostonHousing[1:100, -c(4, 14)], 
##D                 BostonHousing$medv[1:100], 
##D                 "pls")
##D 
##D predVals <- extractPrediction(list(rpartFit, plsFit), 
##D                               testX = BostonHousing[101:200, -c(4, 14)], 
##D                               testY = BostonHousing$medv[101:200], 
##D                               unkX = BostonHousing[201:300, -c(4, 14)])
##D 
##D plotObsVsPred(predVals)
##D 
##D 
##D #classification example
##D data(Satellite)
##D numSamples <- dim(Satellite)[1]
##D set.seed(716)
##D 
##D varIndex <- 1:numSamples
##D 
##D trainSamples <- sample(varIndex, 150)
##D 
##D varIndex <- (1:numSamples)[-trainSamples]
##D testSamples <- sample(varIndex, 100)
##D 
##D varIndex <- (1:numSamples)[-c(testSamples, trainSamples)]
##D unkSamples <- sample(varIndex, 50)
##D 
##D trainX <- Satellite[trainSamples, -37]
##D trainY <- Satellite[trainSamples, 37]
##D 
##D testX <- Satellite[testSamples, -37]
##D testY <- Satellite[testSamples, 37]
##D 
##D unkX <- Satellite[unkSamples, -37]
##D 
##D knnFit  <- train(trainX, trainY, "knn")
##D rpartFit <- train(trainX, trainY, "rpart")
##D 
##D predTargets <- extractPrediction(list(knnFit, rpartFit), 
##D                                  testX = testX, 
##D                                  testY = testY, 
##D                                  unkX = unkX)
##D 
##D plotObsVsPred(predTargets)
## End(Not run)



cleanEx()
nameEx("plsda")
### * plsda

flush(stderr()); flush(stdout())

### Name: plsda
### Title: Partial Least Squares and Sparse Partial Least Squares
###   Discriminant Analysis
### Aliases: plsda.default predict.plsda plsda splsda.default
###   predict.splsda splsda
### Keywords: models

### ** Examples

## Not run: 
##D data(mdrr)
##D set.seed(1)
##D inTrain <- sample(seq(along = mdrrClass), 450)
##D  
##D nzv <- nearZeroVar(mdrrDescr)
##D filteredDescr <- mdrrDescr[, -nzv]
##D 
##D training <- filteredDescr[inTrain,]
##D test <- filteredDescr[-inTrain,]
##D trainMDRR <- mdrrClass[inTrain]
##D testMDRR <- mdrrClass[-inTrain]
##D  
##D preProcValues <- preProcess(training)
##D 
##D trainDescr <- predict(preProcValues, training)
##D testDescr <- predict(preProcValues, test)
##D 
##D useBayes   <- plsda(trainDescr, trainMDRR, ncomp = 5,
##D                     probMethod = "Bayes")
##D useSoftmax <- plsda(trainDescr, trainMDRR, ncomp = 5)
##D 
##D confusionMatrix(predict(useBayes, testDescr),
##D                 testMDRR)
##D 
##D confusionMatrix(predict(useSoftmax, testDescr),
##D                 testMDRR)
##D 
##D histogram(~predict(useBayes, testDescr, type = "prob")[,"Active",]
##D           | testMDRR, xlab = "Active Prob", xlim = c(-.1,1.1))
##D histogram(~predict(useSoftmax, testDescr, type = "prob")[,"Active",]
##D           | testMDRR, xlab = "Active Prob", xlim = c(-.1,1.1))
##D 
##D 
##D ## different sized objects are returned
##D length(predict(useBayes, testDescr))
##D dim(predict(useBayes, testDescr, ncomp = 1:3))
##D dim(predict(useBayes, testDescr, type = "prob"))
##D dim(predict(useBayes, testDescr, type = "prob", ncomp = 1:3))
##D 
##D ## Using spls:
##D ## (As of 11/09, the spls package now has a similar function with
##D ## the same mane. To avoid conflicts, use caret:::splsda to 
##D ## get this version)
##D 
##D splsFit <- caret:::splsda(trainDescr, trainMDRR, 
##D                           K = 5, eta = .9,
##D                           probMethod = "Bayes")
##D 
##D confusionMatrix(caret:::predict.splsda(splsFit, testDescr),
##D                 testMDRR)
## End(Not run)



cleanEx()
nameEx("postResample")
### * postResample

flush(stderr()); flush(stdout())

### Name: postResample
### Title: Calculates performance across resamples
### Aliases: postResample defaultSummary twoClassSummary getTrainPerf
###   mnLogLoss R2 RMSE multiClassSummary
### Keywords: utilities

### ** Examples

predicted <-  matrix(rnorm(50), ncol = 5)
observed <- rnorm(10)
apply(predicted, 2, postResample, obs = observed)

classes <- c("class1", "class2")
set.seed(1)
dat <- data.frame(obs =  factor(sample(classes, 50, replace = TRUE)),
                  pred = factor(sample(classes, 50, replace = TRUE)),
                  class1 = runif(50), class2 = runif(50))

defaultSummary(dat, lev = classes)
twoClassSummary(dat, lev = classes)
mnLogLoss(dat, lev = classes)







cleanEx()
nameEx("prcomp.resamples")
### * prcomp.resamples

flush(stderr()); flush(stdout())

### Name: prcomp.resamples
### Title: Principal Components Analysis of Resampling Results
### Aliases: prcomp.resamples cluster.resamples cluster
###   plot.prcomp.resamples
### Keywords: hplot

### ** Examples

## Not run: 
##D #load(url("http://topepo.github.io/caret/exampleModels.RData"))
##D 
##D resamps <- resamples(list(CART = rpartFit,
##D                           CondInfTree = ctreeFit,
##D                           MARS = earthFit))
##D resampPCA <- prcomp(resamps)
##D 
##D resampPCA
##D 
##D plot(resampPCA, what = "scree")
##D 
##D plot(resampPCA, what = "components")
##D 
##D plot(resampPCA, what = "components", dims = 2, auto.key = list(columns = 3))
##D 
##D clustered <- cluster(resamps)
##D plot(clustered)
##D 
## End(Not run)



cleanEx()
nameEx("preProcess")
### * preProcess

flush(stderr()); flush(stdout())

### Name: preProcess
### Title: Pre-Processing of Predictors
### Aliases: preProcess preProcess.default predict.preProcess
### Keywords: utilities

### ** Examples

data(BloodBrain)
# one variable has one unique value
## Not run: 
##D preProc <- preProcess(bbbDescr)
##D 
##D preProc  <- preProcess(bbbDescr[1:100,-3])
##D training <- predict(preProc, bbbDescr[1:100,-3])
##D test     <- predict(preProc, bbbDescr[101:208,-3])
## End(Not run)



cleanEx()
nameEx("predict.bagEarth")
### * predict.bagEarth

flush(stderr()); flush(stdout())

### Name: predict.bagEarth
### Title: Predicted values based on bagged Earth and FDA models
### Aliases: predict.bagEarth predict.bagFDA
### Keywords: regression

### ** Examples

## Not run: 
##D data(trees)
##D ## out of bag predictions vs just re-predicting the training set
##D fit1 <- bagEarth(Volume ~ ., data = trees, keepX = TRUE)
##D fit2 <- bagEarth(Volume ~ ., data = trees, keepX = FALSE)
##D hist(predict(fit1) - predict(fit2))
## End(Not run)



cleanEx()
nameEx("predict.gafs")
### * predict.gafs

flush(stderr()); flush(stdout())

### Name: predict.gafs
### Title: Predict new samples
### Aliases: predict.gafs predict.safs
### Keywords: multivariate

### ** Examples

## Not run: 
##D 
##D set.seed(1)
##D train_data <- twoClassSim(100, noiseVars = 10)
##D test_data  <- twoClassSim(10,  noiseVars = 10)
##D 
##D ## A short example 
##D ctrl <- safsControl(functions = rfSA, 
##D                     method = "cv",
##D                     number = 3)
##D 
##D rf_search <- safs(x = train_data[, -ncol(train_data)],
##D                   y = train_data$Class,
##D                   iters = 3,
##D                   safsControl = ctrl)
##D 
##D rf_search
##D 
##D predict(rf_search, train_data)  
## End(Not run)



cleanEx()
nameEx("print.train")
### * print.train

flush(stderr()); flush(stdout())

### Name: print.train
### Title: Print Method for the train Class
### Aliases: print.train
### Keywords: print

### ** Examples

## Not run: 
##D data(iris)
##D TrainData <- iris[,1:4]
##D TrainClasses <- iris[,5]
##D 
##D library(klaR)
##D rdaFit <- train(TrainData, TrainClasses, method = "rda",
##D                 control = trainControl(method = "cv"))
##D print(rdaFit)
## End(Not run)



cleanEx()
nameEx("resampleHist")
### * resampleHist

flush(stderr()); flush(stdout())

### Name: resampleHist
### Title: Plot the resampling distribution of the model statistics
### Aliases: resampleHist
### Keywords: hplot

### ** Examples


## Not run: 
##D data(iris)
##D TrainData <- iris[,1:4]
##D TrainClasses <- iris[,5]
##D 
##D knnFit <- train(TrainData, TrainClasses, "knn")
##D 
##D resampleHist(knnFit)
## End(Not run)



cleanEx()
nameEx("resampleSummary")
### * resampleSummary

flush(stderr()); flush(stdout())

### Name: resampleSummary
### Title: Summary of resampled performance estimates
### Aliases: resampleSummary
### Keywords: utilities

### ** Examples

resampleSummary(rnorm(10), matrix(rnorm(50), ncol = 5))



cleanEx()
nameEx("resamples")
### * resamples

flush(stderr()); flush(stdout())

### Name: resamples
### Title: Collation and Visualization of Resampling Results
### Aliases: resamples.default resamples summary.resamples sort.resamples
###   as.matrix.resamples as.data.frame.resamples modelCor
### Keywords: models

### ** Examples


data(BloodBrain)
set.seed(1)

## tmp <- createDataPartition(logBBB,
##                            p = .8,
##                            times = 100)

## rpartFit <- train(bbbDescr, logBBB,
##                   "rpart", 
##                   tuneLength = 16,
##                   trControl = trainControl(
##                     method = "LGOCV", index = tmp))

## ctreeFit <- train(bbbDescr, logBBB,
##                   "ctree", 
##                   trControl = trainControl(
##                     method = "LGOCV", index = tmp))

## earthFit <- train(bbbDescr, logBBB,
##                   "earth",
##                   tuneLength = 20,
##                   trControl = trainControl(
##                     method = "LGOCV", index = tmp))

## or load pre-calculated results using:
## load(url("http://caret.r-forge.r-project.org/exampleModels.RData"))

## resamps <- resamples(list(CART = rpartFit,
##                           CondInfTree = ctreeFit,
##                           MARS = earthFit))

## resamps
## summary(resamps)



cleanEx()
nameEx("rf_seq")
### * rf_seq

flush(stderr()); flush(stdout())

### Name: var_seq
### Title: Sequences of Variables for Tuning
### Aliases: var_seq
### Keywords: models

### ** Examples

var_seq(p = 100, len = 10)
var_seq(p = 600, len = 10)



cleanEx()
nameEx("rfe")
### * rfe

flush(stderr()); flush(stdout())

### Name: rfe
### Title: Backwards Feature Selection
### Aliases: rfe rfe.default rfeIter predict.rfe update.rfe
### Keywords: models

### ** Examples

## Not run: 
##D data(BloodBrain)
##D 
##D x <- scale(bbbDescr[,-nearZeroVar(bbbDescr)])
##D x <- x[, -findCorrelation(cor(x), .8)]
##D x <- as.data.frame(x)
##D 
##D set.seed(1)
##D lmProfile <- rfe(x, logBBB,
##D                  sizes = c(2:25, 30, 35, 40, 45, 50, 55, 60, 65),
##D                  rfeControl = rfeControl(functions = lmFuncs, 
##D                                          number = 200))
##D set.seed(1)
##D lmProfile2 <- rfe(x, logBBB,
##D                  sizes = c(2:25, 30, 35, 40, 45, 50, 55, 60, 65),
##D                  rfeControl = rfeControl(functions = lmFuncs, 
##D                                          rerank = TRUE, 
##D                                          number = 200))
##D 
##D xyplot(lmProfile$results$RMSE + lmProfile2$results$RMSE  ~ 
##D        lmProfile$results$Variables, 
##D        type = c("g", "p", "l"), 
##D        auto.key = TRUE)
##D 
##D rfProfile <- rfe(x, logBBB,
##D                  sizes = c(2, 5, 10, 20),
##D                  rfeControl = rfeControl(functions = rfFuncs))
##D 
##D bagProfile <- rfe(x, logBBB,
##D                   sizes = c(2, 5, 10, 20),
##D                   rfeControl = rfeControl(functions = treebagFuncs))
##D 
##D set.seed(1)
##D svmProfile <- rfe(x, logBBB,
##D                   sizes = c(2, 5, 10, 20),
##D                   rfeControl = rfeControl(functions = caretFuncs, 
##D                                           number = 200),
##D                   ## pass options to train()
##D                   method = "svmRadial")
##D 
##D ## classification 
##D 
##D data(mdrr)
##D mdrrDescr <- mdrrDescr[,-nearZeroVar(mdrrDescr)]
##D mdrrDescr <- mdrrDescr[, -findCorrelation(cor(mdrrDescr), .8)]
##D 
##D set.seed(1)
##D inTrain <- createDataPartition(mdrrClass, p = .75, list = FALSE)[,1]
##D 
##D train <- mdrrDescr[ inTrain, ]
##D test  <- mdrrDescr[-inTrain, ]
##D trainClass <- mdrrClass[ inTrain]
##D testClass  <- mdrrClass[-inTrain]
##D 
##D set.seed(2)
##D ldaProfile <- rfe(train, trainClass,
##D                   sizes = c(1:10, 15, 30),
##D                   rfeControl = rfeControl(functions = ldaFuncs, method = "cv"))
##D plot(ldaProfile, type = c("o", "g"))
##D 
##D postResample(predict(ldaProfile, test), testClass)
##D 
## End(Not run)

#######################################
## Parallel Processing Example via multicore

## Not run: 
##D library(doMC)
##D 
##D ## Note: if the underlying model also uses foreach, the
##D ## number of cores specified above will double (along with
##D ## the memory requirements)
##D registerDoMC(cores = 2)
##D 
##D set.seed(1)
##D lmProfile <- rfe(x, logBBB,
##D                  sizes = c(2:25, 30, 35, 40, 45, 50, 55, 60, 65),
##D                  rfeControl = rfeControl(functions = lmFuncs, 
##D                                          number = 200))
##D 
##D 
## End(Not run)




cleanEx()
nameEx("rfeControl")
### * rfeControl

flush(stderr()); flush(stdout())

### Name: rfeControl
### Title: Controlling the Feature Selection Algorithms
### Aliases: rfeControl
### Keywords: utilities

### ** Examples

  ## Not run: 
##D subsetSizes <- c(2, 4, 6, 8)
##D set.seed(123)
##D seeds <- vector(mode = "list", length = 51)
##D for(i in 1:50) seeds[[i]] <- sample.int(1000, length(subsetSizes) + 1)
##D seeds[[51]] <- sample.int(1000, 1)
##D 
##D set.seed(1)
##D rfMod <- rfe(bbbDescr, logBBB,
##D              sizes = subsetSizes,
##D              rfeControl = rfeControl(functions = rfFuncs, 
##D                                      seeds = seeds,
##D                                      number = 50))
##D   
## End(Not run)



cleanEx()
nameEx("rfeFunctions")
### * rfeFunctions

flush(stderr()); flush(stdout())

### Name: caretFuncs
### Title: Backwards Feature Selection Helper Functions
### Aliases: caretFuncs lmFuncs rfFuncs gamFuncs treebagFuncs ldaFuncs
###   nbFuncs lrFuncs pickSizeBest pickSizeTolerance pickVars
### Keywords: models

### ** Examples

## For picking subset sizes:
## Minimize the RMSE
example <- data.frame(RMSE = c(1.2, 1.1, 1.05, 1.01, 1.01, 1.03, 1.00),
                      Variables = 1:7)
## Percent Loss in performance (positive)
example$PctLoss <- (example$RMSE - min(example$RMSE))/min(example$RMSE)*100

xyplot(RMSE ~ Variables, data= example)
xyplot(PctLoss ~ Variables, data= example)

absoluteBest <- pickSizeBest(example, metric = "RMSE", maximize = FALSE)
within5Pct <- pickSizeTolerance(example, metric = "RMSE", maximize = FALSE)

cat("numerically optimal:",
    example$RMSE[absoluteBest],
    "RMSE in position",
    absoluteBest, "\n")
cat("Accepting a 1.5 pct loss:",
    example$RMSE[within5Pct],
    "RMSE in position",
    within5Pct, "\n")

## Example where we would like to maximize
example2 <- data.frame(Rsquared = c(0.4, 0.6, 0.94, 0.95, 0.95, 0.95, 0.95),
                      Variables = 1:7)
## Percent Loss in performance (positive)
example2$PctLoss <- (max(example2$Rsquared) - example2$Rsquared)/max(example2$Rsquared)*100

xyplot(Rsquared ~ Variables, data= example2)
xyplot(PctLoss ~ Variables, data= example2)

absoluteBest2 <- pickSizeBest(example2, metric = "Rsquared", maximize = TRUE)
within5Pct2 <- pickSizeTolerance(example2, metric = "Rsquared", maximize = TRUE)

cat("numerically optimal:",
    example2$Rsquared[absoluteBest2],
    "R^2 in position",
    absoluteBest2, "\n")
cat("Accepting a 1.5 pct loss:",
    example2$Rsquared[within5Pct2],
    "R^2 in position",
    within5Pct2, "\n")



cleanEx()
nameEx("sa_functions")
### * sa_functions

flush(stderr()); flush(stdout())

### Name: safs_initial
### Title: Ancillary simulated annealing functions
### Aliases: safs_initial safs_perturb safs_prob caretSA rfSA treebagSA

### ** Examples

selected_vars <- safs_initial(vars = 10 , prob = 0.2)
selected_vars

###

safs_perturb(selected_vars, vars = 10, number = 1)

###

safs_prob(old = .8, new = .9, iteration = 1)
safs_prob(old = .5, new = .6, iteration = 1)

grid <- expand.grid(old = c(4, 3.5),
                    new = c(4.5, 4, 3.5) + 1,
                    iter = 1:40)
grid <- subset(grid, old < new)

grid$prob <- apply(grid, 1, 
                   function(x) 
                     safs_prob(new = x["new"], 
                               old= x["old"], 
                               iteration = x["iter"]))

grid$Difference <- factor(grid$new - grid$old)
grid$Group <- factor(paste("Current Value", grid$old))

ggplot(grid, aes(x = iter, y = prob, color = Difference)) + 
  geom_line() + facet_wrap(~Group) + theme_bw() +
  ylab("Probability") + xlab("Iteration")

## Not run: 
##D ###
##D ## Hypothetical examples
##D lda_sa <- safs(x = predictors,
##D                y = classes,
##D                safsControl = safsControl(functions = caretSA),
##D                ## now pass arguments to `train`
##D                method = "lda",
##D                metric = "Accuracy"
##D                trControl = trainControl(method = "cv", classProbs = TRUE))
##D 
##D rf_sa <- safs(x = predictors,
##D               y = classes,
##D               safsControl = safsControl(functions = rfSA),
##D               ## these are arguments to `randomForest`
##D               ntree = 1000,
##D               importance = TRUE)
##D 	
## End(Not run)





cleanEx()
nameEx("safs.default")
### * safs.default

flush(stderr()); flush(stdout())

### Name: safs.default
### Title: Simulated annealing feature selection
### Aliases: safs.default safs
### Keywords: models

### ** Examples

## Not run: 
##D 
##D set.seed(1)
##D train_data <- twoClassSim(100, noiseVars = 10)
##D test_data  <- twoClassSim(10,  noiseVars = 10)
##D 
##D ## A short example 
##D ctrl <- safsControl(functions = rfSA, 
##D                     method = "cv",
##D                     number = 3)
##D 
##D rf_search <- safs(x = train_data[, -ncol(train_data)],
##D                   y = train_data$Class,
##D                   iters = 3,
##D                   safsControl = ctrl)
##D 
##D rf_search 
## End(Not run)



cleanEx()
nameEx("sbf")
### * sbf

flush(stderr()); flush(stdout())

### Name: sbf
### Title: Selection By Filtering (SBF)
### Aliases: sbf sbf.default sbf.formula predict.sbf
### Keywords: models

### ** Examples

## Not run: 
##D data(BloodBrain)
##D 
##D ## Use a GAM is the filter, then fit a random forest model
##D RFwithGAM <- sbf(bbbDescr, logBBB,
##D                  sbfControl = sbfControl(functions = rfSBF,
##D                                          verbose = FALSE, 
##D                                          method = "cv"))
##D RFwithGAM
##D 
##D predict(RFwithGAM, bbbDescr[1:10,])
##D 
##D ## classification example with parallel processing
##D 
##D ## library(doMC)
##D 
##D ## Note: if the underlying model also uses foreach, the
##D ## number of cores specified above will double (along with
##D ## the memory requirements)
##D ## registerDoMC(cores = 2)
##D 
##D data(mdrr)
##D mdrrDescr <- mdrrDescr[,-nearZeroVar(mdrrDescr)]
##D mdrrDescr <- mdrrDescr[, -findCorrelation(cor(mdrrDescr), .8)]
##D 
##D set.seed(1)
##D filteredNB <- sbf(mdrrDescr, mdrrClass,
##D                  sbfControl = sbfControl(functions = nbSBF,
##D                                          verbose = FALSE, 
##D                                          method = "repeatedcv",
##D                                          repeats = 5))
##D confusionMatrix(filteredNB)
## End(Not run)




cleanEx()
nameEx("sbfControl")
### * sbfControl

flush(stderr()); flush(stdout())

### Name: sbfControl
### Title: Control Object for Selection By Filtering (SBF)
### Aliases: sbfControl
### Keywords: utilities

### ** Examples

## Not run: 
##D data(BloodBrain)
##D 
##D ## Use a GAM is the filter, then fit a random forest model
##D set.seed(1)
##D RFwithGAM <- sbf(bbbDescr, logBBB,
##D                  sbfControl = sbfControl(functions = rfSBF,
##D                                          verbose = FALSE, 
##D                                          seeds = sample.int(100000, 11),
##D                                          method = "cv"))
##D RFwithGAM
##D 
##D 
##D ## A simple example for multivariate scoring
##D rfSBF2 <- rfSBF
##D rfSBF2$score <- function(x, y) apply(x, 2, rfSBF$score, y = y)
##D 
##D set.seed(1)
##D RFwithGAM2 <- sbf(bbbDescr, logBBB,
##D                   sbfControl = sbfControl(functions = rfSBF2,
##D                                           verbose = FALSE, 
##D                                           seeds = sample.int(100000, 11),
##D                                           method = "cv",
##D                                           multivariate = TRUE))
##D RFwithGAM2
##D 
##D 
## End(Not run)


cleanEx()
nameEx("selection")
### * selection

flush(stderr()); flush(stdout())

### Name: oneSE
### Title: Selecting tuning Parameters
### Aliases: oneSE best tolerance
### Keywords: manip

### ** Examples

## Not run: 
##D # simulate a PLS regression model
##D test <- data.frame(ncomp = 1:5,
##D                    RMSE = c(3, 1.1, 1.02, 1, 2),
##D                    RMSESD = .4)
##D 
##D best(test, "RMSE", maximize = FALSE)
##D oneSE(test, "RMSE", maximize = FALSE, num = 10)
##D tolerance(test, "RMSE", tol = 3, maximize = FALSE)
##D 
##D ### usage example
##D 
##D data(BloodBrain)
##D 
##D marsGrid <- data.frame(degree = 1, nprune = (1:10) * 3)
##D 
##D set.seed(1)
##D marsFit <- train(bbbDescr, logBBB,
##D                  method = "earth",
##D                  tuneGrid = marsGrid,
##D                  trControl = trainControl(method = "cv",
##D                                           number = 10,
##D                                           selectionFunction = "tolerance"))
##D 
##D # around 18 terms should yield the smallest CV RMSE     
## End(Not run)




cleanEx()
nameEx("sensitivity")
### * sensitivity

flush(stderr()); flush(stdout())

### Name: sensitivity
### Title: Calculate sensitivity, specificity and predictive values
### Aliases: sensitivity sensitivity.default sensitivity.table
###   sensitivity.matrix specificity specificity.default specificity.table
###   specificity.matrix posPredValue posPredValue.default
###   posPredValue.table posPredValue.matrix negPredValue
###   negPredValue.default negPredValue.table negPredValue.matrix
### Keywords: manip

### ** Examples

## Not run: 
##D ###################
##D ## 2 class example
##D 
##D lvs <- c("normal", "abnormal")
##D truth <- factor(rep(lvs, times = c(86, 258)),
##D                 levels = rev(lvs))
##D pred <- factor(
##D                c(
##D                  rep(lvs, times = c(54, 32)),
##D                  rep(lvs, times = c(27, 231))),               
##D                levels = rev(lvs))
##D 
##D xtab <- table(pred, truth)
##D 
##D sensitivity(pred, truth)
##D sensitivity(xtab)
##D posPredValue(pred, truth)
##D posPredValue(pred, truth, prevalence = 0.25)
##D 
##D specificity(pred, truth)
##D negPredValue(pred, truth)
##D negPredValue(xtab)
##D negPredValue(pred, truth, prevalence = 0.25)
##D 
##D 
##D prev <- seq(0.001, .99, length = 20)
##D npvVals <- ppvVals <- prev  * NA
##D for(i in seq(along = prev))
##D   {
##D     ppvVals[i] <- posPredValue(pred, truth, prevalence = prev[i])
##D     npvVals[i] <- negPredValue(pred, truth, prevalence = prev[i])
##D   }
##D 
##D plot(prev, ppvVals,
##D      ylim = c(0, 1),
##D      type = "l",
##D      ylab = "",
##D      xlab = "Prevalence (i.e. prior)")
##D points(prev, npvVals, type = "l", col = "red")
##D abline(h=sensitivity(pred, truth), lty = 2)
##D abline(h=specificity(pred, truth), lty = 2, col = "red")
##D legend(.5, .5,
##D        c("ppv", "npv", "sens", "spec"),
##D        col = c("black", "red", "black", "red"),
##D        lty = c(1, 1, 2, 2))
##D 
##D ###################
##D ## 3 class example
##D 
##D library(MASS)
##D 
##D fit <- lda(Species ~ ., data = iris)
##D model <- predict(fit)$class
##D 
##D irisTabs <- table(model, iris$Species)
##D 
##D ## When passing factors, an error occurs with more
##D ## than two levels
##D sensitivity(model, iris$Species)
##D 
##D ## When passing a table, more than two levels can
##D ## be used
##D sensitivity(irisTabs, "versicolor")
##D specificity(irisTabs, c("setosa", "virginica"))
## End(Not run)



cleanEx()
nameEx("spatialSign")
### * spatialSign

flush(stderr()); flush(stdout())

### Name: spatialSign
### Title: Compute the multivariate spatial sign
### Aliases: spatialSign spatialSign.default spatialSign.matrix
###   spatialSign.data.frame
### Keywords: manip

### ** Examples

spatialSign(rnorm(5))

spatialSign(matrix(rnorm(12), ncol = 3))

# should fail since the fifth column is a factor
try(spatialSign(iris), silent = TRUE)

spatialSign(iris[,-5])

trellis.par.set(caretTheme())
featurePlot(iris[,-5], iris[,5], "pairs")
featurePlot(spatialSign(scale(iris[,-5])), iris[,5], "pairs")



cleanEx()
nameEx("summary.bagEarth")
### * summary.bagEarth

flush(stderr()); flush(stdout())

### Name: summary.bagEarth
### Title: Summarize a bagged earth or FDA fit
### Aliases: summary.bagEarth summary.bagFDA
### Keywords: manip

### ** Examples

## Not run: 
##D data(trees)
##D fit <- bagEarth(trees[,-3], trees[3])
##D summary(fit)
## End(Not run)



cleanEx()
nameEx("tecator")
### * tecator

flush(stderr()); flush(stdout())

### Name: tecator
### Title: Fat, Water and Protein Content of Meat Samples
### Aliases: tecator absorp endpoints
### Keywords: datasets

### ** Examples

data(tecator)

splom(~endpoints)

# plot 10 random spectra
set.seed(1)
inSubset <- sample(1:dim(endpoints)[1], 10)

absorpSubset <- absorp[inSubset,]
endpointSubset <- endpoints[inSubset, 3]

newOrder <- order(absorpSubset[,1])
absorpSubset <- absorpSubset[newOrder,]
endpointSubset <- endpointSubset[newOrder]

plotColors <- rainbow(10)

plot(absorpSubset[1,], 
     type = "n", 
     ylim = range(absorpSubset), 
     xlim = c(0, 105),
     xlab = "Wavelength Index", 
     ylab = "Absorption")
   
for(i in 1:10)
{
   points(absorpSubset[i,], type = "l", col = plotColors[i], lwd = 2)
   text(105, absorpSubset[i,100], endpointSubset[i], col = plotColors[i])
}
title("Predictor Profiles for 10 Random Samples")



cleanEx()
nameEx("train")
### * train

flush(stderr()); flush(stdout())

### Name: train
### Title: Fit Predictive Models over Different Tuning Parameters
### Aliases: train train.default train.formula
### Keywords: models

### ** Examples

## Not run: 
##D 
##D #######################################
##D ## Classification Example
##D 
##D data(iris)
##D TrainData <- iris[,1:4]
##D TrainClasses <- iris[,5]
##D 
##D knnFit1 <- train(TrainData, TrainClasses,
##D                  method = "knn",
##D                  preProcess = c("center", "scale"),
##D                  tuneLength = 10,
##D                  trControl = trainControl(method = "cv"))
##D 
##D knnFit2 <- train(TrainData, TrainClasses,
##D                  method = "knn",
##D                  preProcess = c("center", "scale"),
##D                  tuneLength = 10, 
##D                  trControl = trainControl(method = "boot"))
##D 
##D 
##D library(MASS)
##D nnetFit <- train(TrainData, TrainClasses,
##D                  method = "nnet",
##D                  preProcess = "range", 
##D                  tuneLength = 2,
##D                  trace = FALSE,
##D                  maxit = 100)
##D 
##D #######################################
##D ## Regression Example
##D 
##D library(mlbench)
##D data(BostonHousing)
##D 
##D lmFit <- train(medv ~ . + rm:lstat,
##D                data = BostonHousing, 
##D                method = "lm")
##D 
##D library(rpart)
##D rpartFit <- train(medv ~ .,
##D                   data = BostonHousing,
##D                   method = "rpart",
##D                   tuneLength = 9)
##D 
##D #######################################
##D ## Example with a custom metric
##D 
##D madSummary <- function (data,
##D                         lev = NULL,
##D                         model = NULL) {
##D   out <- mad(data$obs - data$pred, 
##D              na.rm = TRUE)  
##D   names(out) <- "MAD"
##D   out
##D }
##D 
##D robustControl <- trainControl(summaryFunction = madSummary)
##D marsGrid <- expand.grid(degree = 1, nprune = (1:10) * 2)
##D 
##D earthFit <- train(medv ~ .,
##D                   data = BostonHousing, 
##D                   method = "earth",
##D                   tuneGrid = marsGrid,
##D                   metric = "MAD",
##D                   maximize = FALSE,
##D                   trControl = robustControl)
##D 
##D #######################################
##D ## Parallel Processing Example via multicore package
##D 
##D ## library(doMC)
##D ## registerDoMC(2)
##D 
##D ## NOTE: don't run models form RWeka when using
##D ### multicore. The session will crash.
##D 
##D ## The code for train() does not change:
##D set.seed(1)
##D usingMC <-  train(medv ~ .,
##D                   data = BostonHousing, 
##D                   method = "glmboost")
##D 
##D ## or use:
##D ## library(doMPI) or 
##D ## library(doParallel) or 
##D ## library(doSMP) and so on
##D 
## End(Not run)




cleanEx()
nameEx("trainControl")
### * trainControl

flush(stderr()); flush(stdout())

### Name: trainControl
### Title: Control parameters for train
### Aliases: trainControl
### Keywords: utilities

### ** Examples

## Not run: 
##D 
##D ## Do 5 repeats of 10-Fold CV for the iris data. We will fit
##D ## a KNN model that evaluates 12 values of k and set the seed
##D ## at each iteration.
##D 
##D set.seed(123)
##D seeds <- vector(mode = "list", length = 51)
##D for(i in 1:50) seeds[[i]] <- sample.int(1000, 22)
##D 
##D ## For the last model:
##D seeds[[51]] <- sample.int(1000, 1)
##D 
##D ctrl <- trainControl(method = "repeatedcv",
##D                      repeats = 5,
##D                      seeds = seeds)
##D 
##D set.seed(1)
##D mod <- train(Species ~ ., data = iris,
##D              method = "knn",
##D              tuneLength = 12,
##D              trControl = ctrl)
##D 
##D 
##D ctrl2 <- trainControl(method = "adaptive_cv",
##D                       repeats = 5,
##D                       verboseIter = TRUE,
##D                       seeds = seeds)
##D 
##D set.seed(1)
##D mod2 <- train(Species ~ ., data = iris,
##D               method = "knn",
##D               tuneLength = 12,
##D               trControl = ctrl2)
##D 
## End(Not run)



cleanEx()
nameEx("twoClassSim")
### * twoClassSim

flush(stderr()); flush(stdout())

### Name: twoClassSim
### Title: Simulation Functions
### Aliases: twoClassSim SLC14_1 SLC14_2 LPH07_1 LPH07_2
### Keywords: models

### ** Examples

example <- twoClassSim(100, linearVars = 1)
splom(~example[, 1:6], groups = example$Class)



cleanEx()
nameEx("update.safs")
### * update.safs

flush(stderr()); flush(stdout())

### Name: update.safs
### Title: Update or Re-fit a SA or GA Model
### Aliases: update.safs update.gafs
### Keywords: models

### ** Examples

## Not run: 
##D set.seed(1)
##D train_data <- twoClassSim(100, noiseVars = 10)
##D test_data  <- twoClassSim(10,  noiseVars = 10)
##D 
##D ## A short example 
##D ctrl <- safsControl(functions = rfSA, 
##D                     method = "cv",
##D                     number = 3)
##D 
##D rf_search <- safs(x = train_data[, -ncol(train_data)],
##D                   y = train_data$Class,
##D                   iters = 3,
##D                   safsControl = ctrl)
##D 
##D rf_search2 <- update(rf_search, 
##D 	                 iter = 1,
##D 	                 x = train_data[, -ncol(train_data)],
##D                      y = train_data$Class)
##D rf_search2
## End(Not run)



cleanEx()
nameEx("update.train")
### * update.train

flush(stderr()); flush(stdout())

### Name: update.train
### Title: Update or Re-fit a Model
### Aliases: update.train
### Keywords: models

### ** Examples

## Not run: 
##D data(iris)
##D TrainData <- iris[,1:4]
##D TrainClasses <- iris[,5]
##D 
##D knnFit1 <- train(TrainData, TrainClasses,
##D                  method = "knn",
##D                  preProcess = c("center", "scale"),
##D                  tuneLength = 10,
##D                  trControl = trainControl(method = "cv"))
##D 
##D update(knnFit1, list(.k = 3))
## End(Not run)



### * <FOOTER>
###
options(digits = 7L)
base::cat("Time elapsed: ", proc.time() - base::get("ptime", pos = 'CheckExEnv'),"\n")
grDevices::dev.off()
###
### Local variables: ***
### mode: outline-minor ***
### outline-regexp: "\\(> \\)?### [*]+" ***
### End: ***
quit('no')
